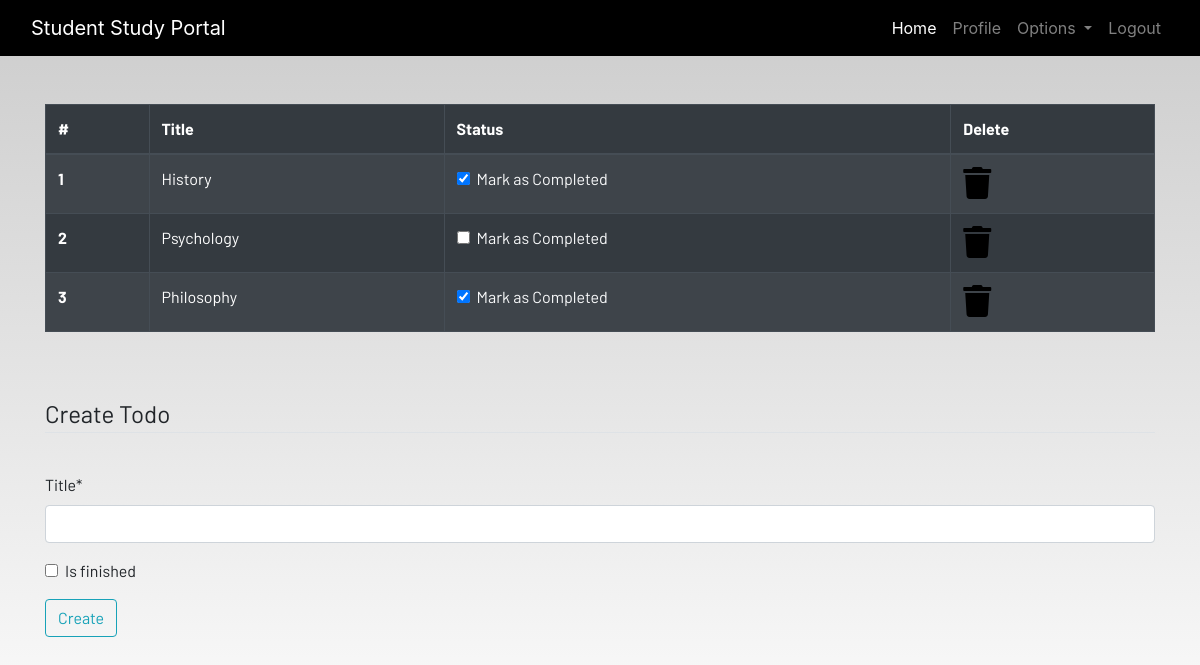
The app's page /todo (signed in) with its own data.
### dashboard/models.py (models this page shows, shortened)
class ToDo(models.Model):
    user=models.ForeignKey(User,on_delete=models.CASCADE)
    title=models.CharField(max_length=255)
    is_finished=models.BooleanField(default=False)

### dashboard/views.py (the view)
# urls.py: path('todo',views.todo,name='todo'),
@login_required
def todo(request):
    if request.method == 'POST':
        form = ToDoForm(request.POST)
        if form.is_valid():
            title = request.POST.get('title', '')
            try:
                finished = request.POST['is_finished']
                if finished == 'on':
                    finished = True
                else:
                    finished = False
            except KeyError:
                finished = False
            todos = ToDo(
                user=request.user,
                title=title,
                is_finished=finished
            )
            todos.save()
            messages.success(request, f"ToDo added for {request.user.username}!")
    else:
        form = ToDoForm()
    todos = ToDo.objects.filter(user=request.user)
    todos_done = len(todos) == 0
    context = {
        'form': form,
        'todos': todos,
        'todos_done': todos_done
    }
    return render(request, 'dashboard/todo.html', context)

### dashboard/forms.py
class ToDoForm(forms.ModelForm):
    class Meta:
        model=ToDo
        fields=['title','is_finished']

### dashboard/templates/dashboard/todo.html (shortened to what this page needs)
{% extends 'dashboard/base.html' %}
{% load static %}
{% load crispy_forms_tags %}
{% block content %}
<div class="container">
    {% if not todos_done %}
    <table class="table table-striped table-bordered table-hover table-dark">
        <thead>
            <tr>
                <th scope="col">#</th>
                <th scope="col">Title</th>
                <th scope="col">Status</th>
                <th scope="col">Delete</th>
            </tr>
        </thead>
        <tbody>
            {% for todo in todos %}
            <tr>
                <th scope="row">{{ forloop.counter }}</th>
                <td>{{ todo.title }}</td>
                <td>
                    <form id="update-todo-form-{{ todo.id }}" action="{% url 'update_todo' todo.id %}" method="post">
                        <div class="form-check">
                            <input class="form-check-input" type="checkbox" id="todo-checkbox-{{ todo.id }}" {% if todo.is_finished %}checked{% endif %} onchange="document.getElementById('update-todo-form-{{ todo.id }}').submit();">
                            <label class="form-check-label text-light" for="todo-checkbox-{{ todo.id }}">
                                Mark as Completed
                            </label>
                        </div>
                    </form>
                </td>
                <td><a href="{% url 'delete_todo' todo.id %}"><i class="fa fa-trash fa-2x"></i></a></td>
            </tr>
            {% empty %}
            <tr>
                <td colspan="4">No todos found.</td>
            </tr>
            {% endfor %}
        </tbody>
    </table>
    {% else %}
    <h4>All tasks have been done!! Create to add more.</h4>
    {% endif %}
</div><br><br>
<div class="container">
    <form method="POST">
        <fieldset class="form-group">
            <legend class="border-bottom mb-4">Create Todo</legend>
        </fieldset>
        {{ form|crispy }}
        <div class="form-group">
            <button class="btn btn-outline-info" type="submit">
                Create
            </button>
        </div>
    </form>
</div>
{% endblock content %}

### static/css/main.css (style rules this page uses)
html { scroll-behavior: smooth; height: 100%; width: 100%; }
a { text-decoration: none !important; color: black; }
html, body { max-width: 100%; overflow-x: hidden; height: 100%; width: 100%; }
body { background: linear-gradient(rgba(0, 0, 0, 0.2), rgba(255, 255, 255, 0.5)); overflow-x: hidden; background-repeat: no-repeat; }
.fa { color: black; }

### records on screen
ToDo: title "History", is_finished "☑"
ToDo: title "Psychology"
ToDo: title "Philosophy", is_finished "☑"
